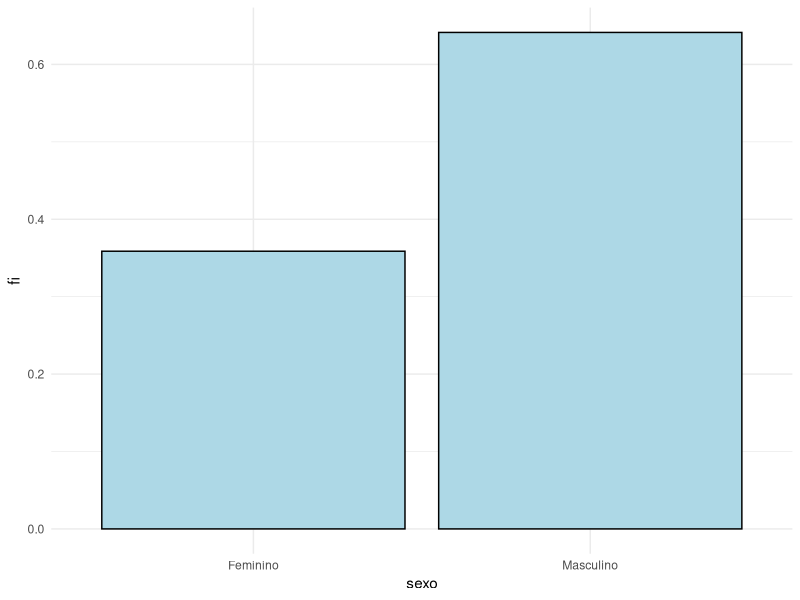
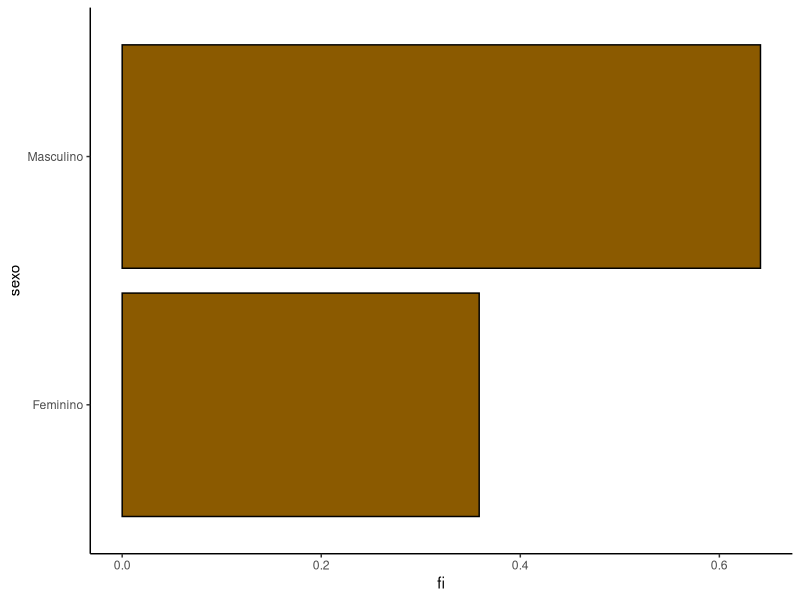
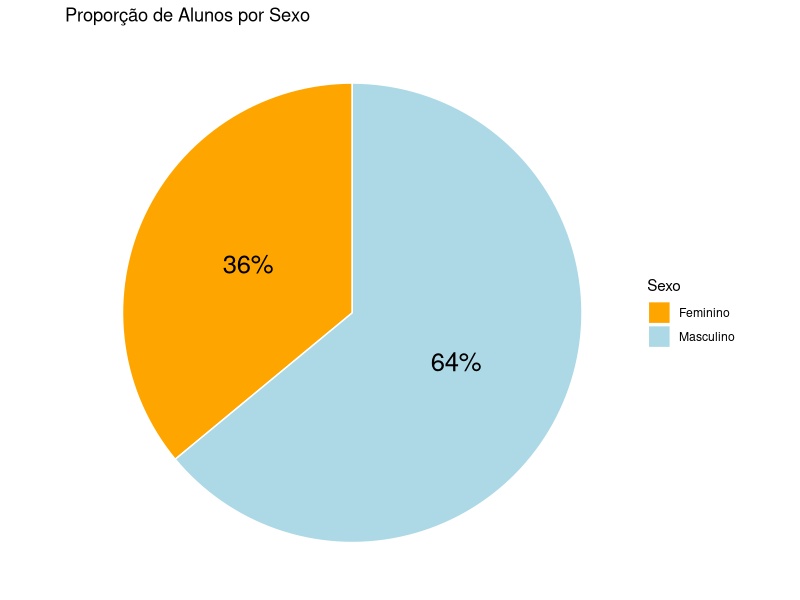
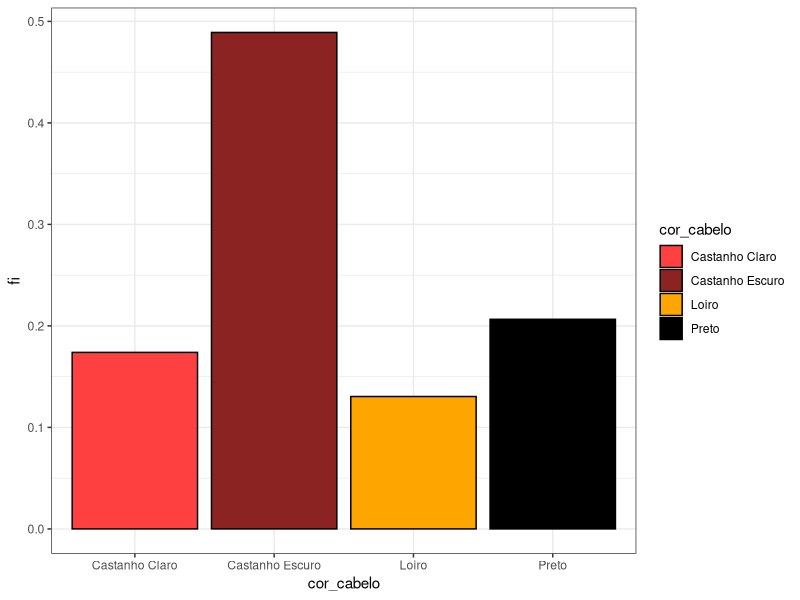
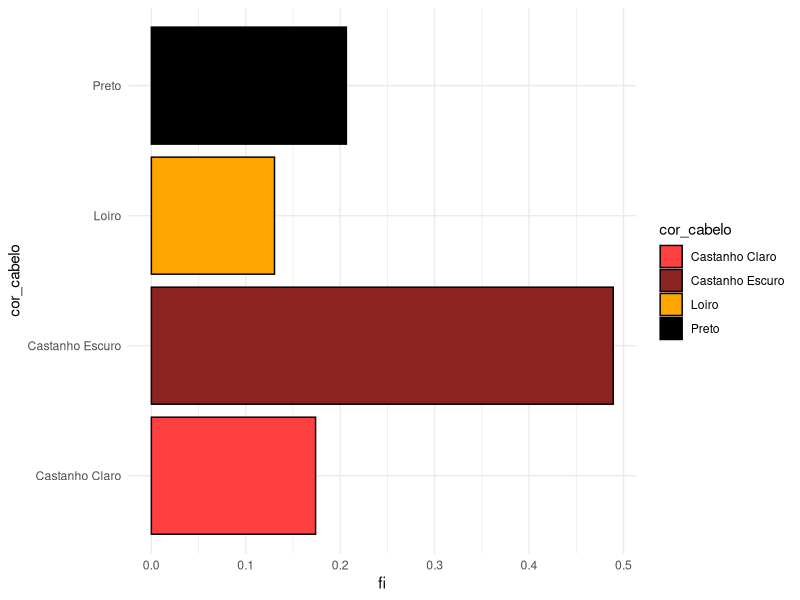
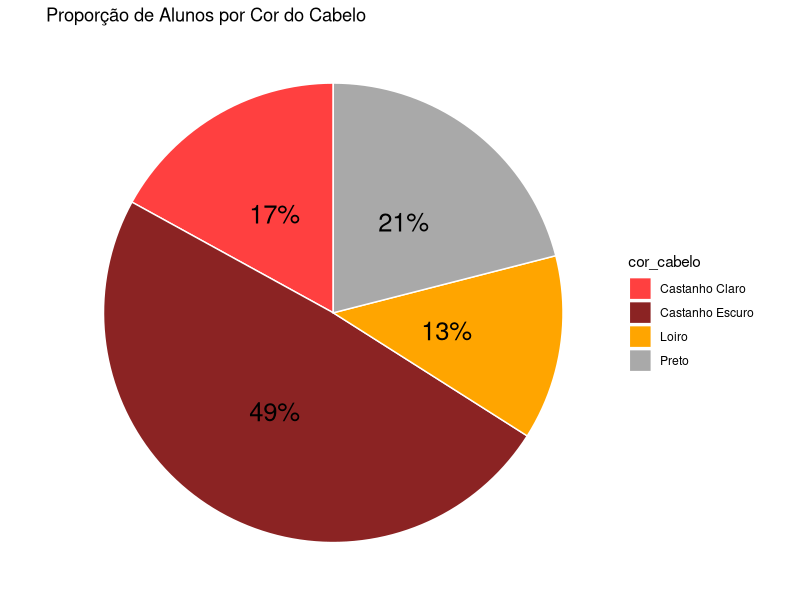
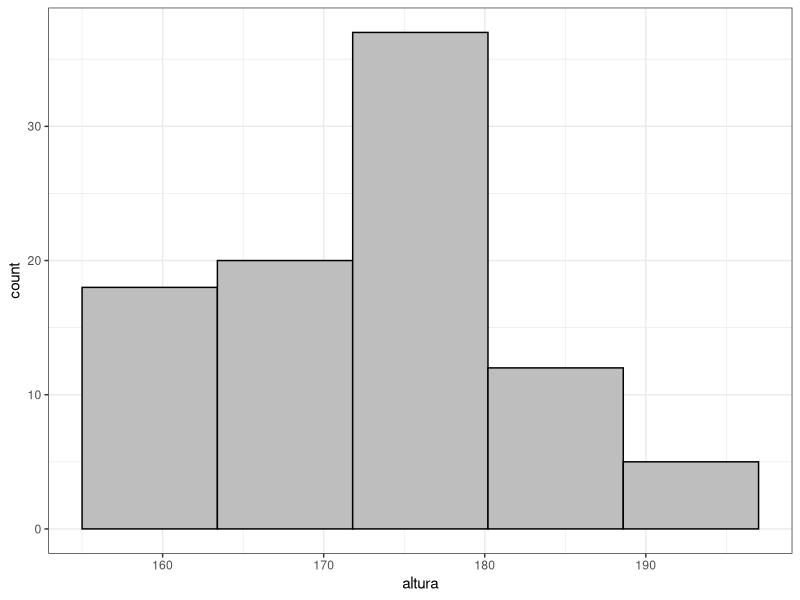

Reproduce these figures in R, in order.
## ---- chunk 1
options(htmltools.dir.version = FALSE)
knitr::opts_chunk$set(echo=TRUE, 
                      message = FALSE, 
                      error= FALSE, 
                      warning = FALSE, 
                      comment = "#>", 
                      fig.align = "center")
options(dplyr.print_min = 5, dplyr.print_max = 5)
## ---- chunk 2
# knitr::include_graphics("imgs/R_logo.png")
## ---- chunk 3
library(tidyverse)
library(readxl)
dados_turmas_2026 <- read_xlsx("../data/dados-turmas-2026.xlsx")
## ---- chunk 4
# knitr::include_graphics("img/R_logo.png")
## ---- chunk 5
# dados_turmas_2026 |> 
#   count(sexo)
## ---- chunk 6
dados_turmas_2026 |>
  group_by(sexo) |> 
  summarise(ni=n()) |> 
  mutate(fi = ni/sum(ni),
         perc = fi*100) |> 
  kableExtra::kable()
## ---- chunk 7
# knitr::include_graphics("img/R_logo.png")
## ---- chunk 8
# 
# Precisaremos, então, fazer algumas operações nos dados das turmas e vamos usar o operador `PIPE` (`|>`), cujo atalho é `CTRL + SHIFT + M`. 
# 
# - `n()` para contar cada ocorrência das diferentes categorias da variável  `sexo`.
# - `group_by()` agrupa a variável `sexo` por suas diferentes categorias.
# - `summarise()` cria o resumo dos dados, ou seja, contará o valor de cada categoria usando a função `n()` e salvará na coluna `ni`.
# - `mutate()` é a função utilizada para calcular $f_i$ e suas respectivas procentagens $prec_i$ a partir da coluna $_i$.
# 
# dados_turmas_2026  |> 
#   group_by(sexo) |>  
#   summarise(ni=n()
#             )  |>  
#   mutate(fi = ni/sum(ni),
#          perc = fi*100) 
## ---- chunk 9
dados_turmas_2026 |>
  group_by(sexo) |> 
  summarise(ni=n()) |> 
  mutate(fi = ni/sum(ni),
         perc = fi*100) |> 
  ggplot(aes(x=sexo, y=fi)) + 
  geom_col(
    fill="lightblue",
    color="black"
  )+
  theme_minimal()
## ---- chunk 10
dados_turmas_2026 |>
  group_by(sexo) |> 
  summarise(ni=n()) |> 
  mutate(fi = ni/sum(ni),
         perc = fi*100) |> 
  ggplot(aes(x=fi,y=sexo)) + 
  geom_col(fill="orange4",
           color="black") +
  theme_classic()
## ---- chunk 11
dados_turmas_2026 |> 
  group_by(sexo) |> 
  summarise(
    n = n(),
    .groups = "drop"
  ) |> 
  mutate(
    Freq_Relativa = n/sum(n),
    porc     = round(Freq_Relativa,2),
    rotulo   = paste0(sexo, "\n", round(porc,2), "%")
  ) |> 
  ggplot(aes(x = "", y = porc, fill = sexo)) +
  geom_col(width = 1, color = "white") +
  scale_fill_manual(values = c("orange","lightblue")) +
  coord_polar(theta = "y") +
  geom_text(aes(label = paste0(porc*100, "%")),
            position = position_stack(vjust = 0.5), size = 6.5) +
  labs(
    title = "Proporção de Alunos por Sexo",
    fill  = "Sexo"
  ) +
  theme_void()
## ---- chunk 12
tab <- dados_turmas_2026 |>
  group_by(cor_cabelo) |> #<< 
  summarise(ni=n()) |>      
  mutate(fi = ni/sum(ni),    
         perc = fi*100)      
kableExtra::kable(tab)
## ---- chunk 13
dados_turmas_2026 |>
  group_by(cor_cabelo) |> #<< 
  summarise(ni=n()) |>      
  mutate(fi = ni/sum(ni),    
         perc = fi*100) |> 
  ggplot(aes(x=cor_cabelo,y=fi,
             fill=cor_cabelo)) + #<<
  geom_col(color="black")+
  scale_fill_manual(
    values = c(
      "Loiro" = "orange",
      "Castanho Claro" = "brown1",
      "Castanho Escuro" = "brown4",
      "Preto" = "black"
    )
  )+
  theme_bw() #<<
## ---- chunk 14
dados_turmas_2026 |>
  group_by(cor_cabelo) |> #<< 
  summarise(ni=n()) |>      
  mutate(fi = ni/sum(ni),    
         perc = fi*100) |> 
  ggplot(aes(x=fi, y=cor_cabelo,
             fill=cor_cabelo)) + 
  geom_col(color="black")+
  scale_fill_manual(
    values = c(
      "Loiro" = "orange",
      "Castanho Claro" = "brown1",
      "Castanho Escuro" = "brown4",
      "Preto" = "black"
    )) +
      theme_minimal()
## ---- chunk 15
dados_turmas_2026 |> 
  group_by(cor_cabelo) |> 
  summarise(
    n = n(),
    .groups = "drop"
  ) |> 
  mutate(
    Freq_Relativa = n/sum(n),
    porc     = round(Freq_Relativa,2),
    rotulo   = paste0(cor_cabelo, "\n", round(porc,2), "%")
  ) |> 
  ggplot(aes(x = "", y = porc, fill = cor_cabelo)) +
  geom_col(width = 1, color = "white") +
  coord_polar(theta = "y") +
  geom_text(aes(label = paste0(porc*100, "%")),
            position = position_stack(vjust = 0.5), size = 6.5) +
  scale_fill_manual(
    values = c(
      "Loiro" = "orange",
      "Castanho Claro" = "brown1",
      "Castanho Escuro" = "brown4",
      "Preto" = "darkgray"
    )) +
  labs(
    title = "Proporção de Alunos por Cor do Cabelo",
    fill  = "cor_cabelo"
  ) +
  theme_void()
## ---- chunk 16
tab <- dados_turmas_2026 |>
  mutate(
    classes_altura = cut(altura,5) 
    ) |> 
  group_by(classes_altura) |> 
  summarise(ni=n()) |>      
  mutate(fi = ni/sum(ni),    
         perc = fi*100)  
kableExtra::kable(tab)
## ---- chunk 17
k=5
Di = 8.4
altura <- dados_turmas_2026 |> pull(altura)
limites <- min(altura)+ 0:k * Di
# limites
dados_turmas_2026 |> 
  ggplot(aes(x=altura,y=..count..))+ #<<
  geom_histogram(breaks = limites,
                 color="black",
                 fill="gray")+
  theme_bw()
## ---- chunk 18

## ---- chunk 19
tab <- dados_turmas_2026 |>
  mutate(
    classes_altura = cut(altura,5) 
    ) |> 
  group_by(classes_altura) |> 
  summarise(ni=n()) |>      
  mutate(fi = ni/sum(ni),    
         perc = fi*100,
         di=fi/Di)  
kableExtra::kable(tab)
## ---- chunk 20
tab <- dados_turmas_2026 |>
  mutate(
    classes_altura = cut(altura,5) 
    ) |> 
  group_by(classes_altura) |> 
  summarise(ni=n()) |>      
  mutate(fi = ni/sum(ni),    
         perc = fi*100,
         di=fi/Di,
         Ni = cumsum(ni),
         Fi = cumsum(fi),
         Perc = cumsum(perc)
  )
kableExtra::kable(tab)
## ---- chunk 21
